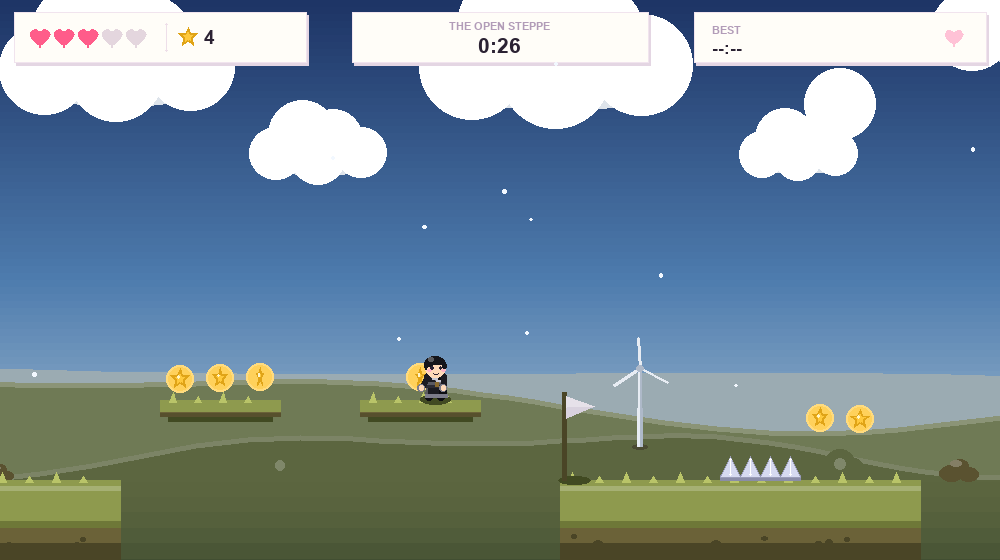
#> input picture assets/screenshots/03_steppe.png, 1000 x 560 px, found by its file name
$ python make_poster.py
#> lines starting #> are read from the running program, lines starting #| are printed output that depends on the picture; after the words box and inside, x2 and y2 are one past the last pixel; in counts of white or black regions, pixels touching at a corner belong together
"""
Development helper (not part of the submitted game)
===================================================

Requires Pillow.  Only used to build the Padlet cover image.

Composes the Padlet cover image out of real in-game renders, so the picture
on the board is genuinely what the program looks like.

    python3 tools/render_preview.py      # produces the shots first
    python3 tools/make_poster.py
"""

import os

from PIL import Image, ImageDraw, ImageFont

SRC = "/tmp/lq_preview"
OUT = os.path.join(os.path.dirname(os.path.dirname(os.path.abspath(__file__))),
                   "assets", "padlet_cover.png")

FONT_BOLD = "/System/Library/Fonts/Supplemental/Arial Bold.ttf"
FONT_REG = "/System/Library/Fonts/Supplemental/Arial.ttf"

W, H = 1200, 780


def gradient(size, top, bottom):
    img = Image.new("RGB", size, top)
    d = ImageDraw.Draw(img)
    t = tuple(int(top[i:i + 2], 16) for i in (1, 3, 5))
    b = tuple(int(bottom[i:i + 2], 16) for i in (1, 3, 5))
    for y in range(size[1]):
        k = y / (size[1] - 1)
        d.line([(0, y), (size[0], y)],
               fill=tuple(int(t[i] + (b[i] - t[i]) * k) for i in range(3)))
    return img


def heart(draw, cx, cy, r, fill):
    import math
    pts = []
    for i in range(48):
        a = 2 * math.pi * i / 48
        x = 16 * math.sin(a) ** 3
        y = 13 * math.cos(a) - 5 * math.cos(2 * a) - 2 * math.cos(3 * a) - math.cos(4 * a)
        pts.append((cx + x * r / 16, cy - y * r / 16))
    draw.polygon(pts, fill=fill)


def card(base, path, box, radius=18):
    """Paste a screenshot with a white frame and a soft shadow."""
    shot = Image.open(path).convert("RGB")
    x, y, w, h = box
    shot = shot.resize((w, h), Image.LANCZOS)

    shadow = Image.new("RGBA", base.size, (0, 0, 0, 0))
    sd = ImageDraw.Draw(shadow)
    sd.rounded_rectangle([x - 4, y + 8, x + w + 4, y + h + 16], radius + 6,
                         fill=(90, 60, 90, 46))
    shadow = shadow.filter(__import__("PIL.ImageFilter", fromlist=["ImageFilter"]).GaussianBlur(10))
    base.alpha_composite(shadow)

    frame = Image.new("RGBA", (w + 16, h + 16), (255, 255, 255, 255))
    mask = Image.new("L", (w + 16, h + 16), 0)
    ImageDraw.Draw(mask).rounded_rectangle([0, 0, w + 15, h + 15], radius + 6, fill=255)
    frame.putalpha(mask)
    base.alpha_composite(frame, (x - 8, y - 8))

    inner = Image.new("RGBA", (w, h), (0, 0, 0, 0))
    imask = Image.new("L", (w, h), 0)
    ImageDraw.Draw(imask).rounded_rectangle([0, 0, w - 1, h - 1], radius, fill=255)
    inner.paste(shot, (0, 0))
    inner.putalpha(imask)
    base.alpha_composite(inner, (x, y))


def main():
    base = gradient((W, H), "#FFE9F2", "#DCEBFF").convert("RGBA")
#> in gradient, `img = Image.new("RGB", size, top)`:
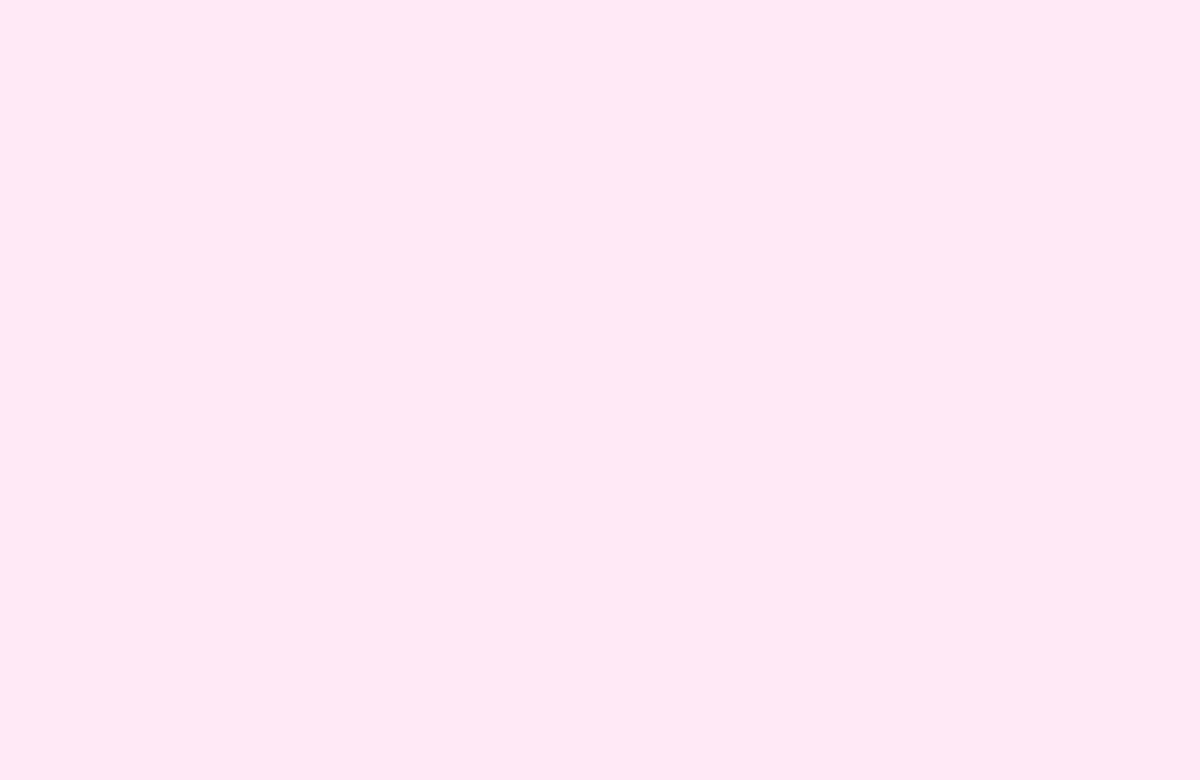
#> img: PIL image 1200x780 RGB; mean R, G, B 255, 233, 242
    d = ImageDraw.Draw(base)

    # floating hearts in the background
    for i, (hx, hy, r) in enumerate(((120, 150, 16), (1080, 120, 13),
                                     (60, 420, 11), (1140, 380, 15),
                                     (180, 700, 12), (1010, 690, 14))):
        heart(d, hx, hy, r, "#FFC2D6")

    title = ImageFont.truetype(FONT_BOLD, 82)
    sub = ImageFont.truetype(FONT_BOLD, 26)
    tag = ImageFont.truetype(FONT_REG, 22)
    small = ImageFont.truetype(FONT_BOLD, 19)

    d.text((W / 2, 92), "LOVE QUEST", font=title, fill="#4A3350", anchor="mm")
    d.text((W / 2, 156), "A  C A S T L E  F O R  T W O", font=sub,
           fill="#A97FA8", anchor="mm")
    d.text((W / 2, 198), "A Python platformer about going the long way round for someone",
           font=tag, fill="#6B5570", anchor="mm")

    card(base, os.path.join(SRC, "03_steppe.png"), (56, 240, 520, 291))
#> in card, shot is the input picture: PIL image 1000x560 RGB; mean R, G, B 117.5, 138.9, 150
#> in card, `shadow = Image.new("RGBA", base.size, (0, 0, 0, 0))`: shadow: PIL image 1200x780 RGBA; every value is 0
#> in card, `shadow = shadow.filter(__import__("PIL.ImageFilter", fromlist=["ImageF..`:
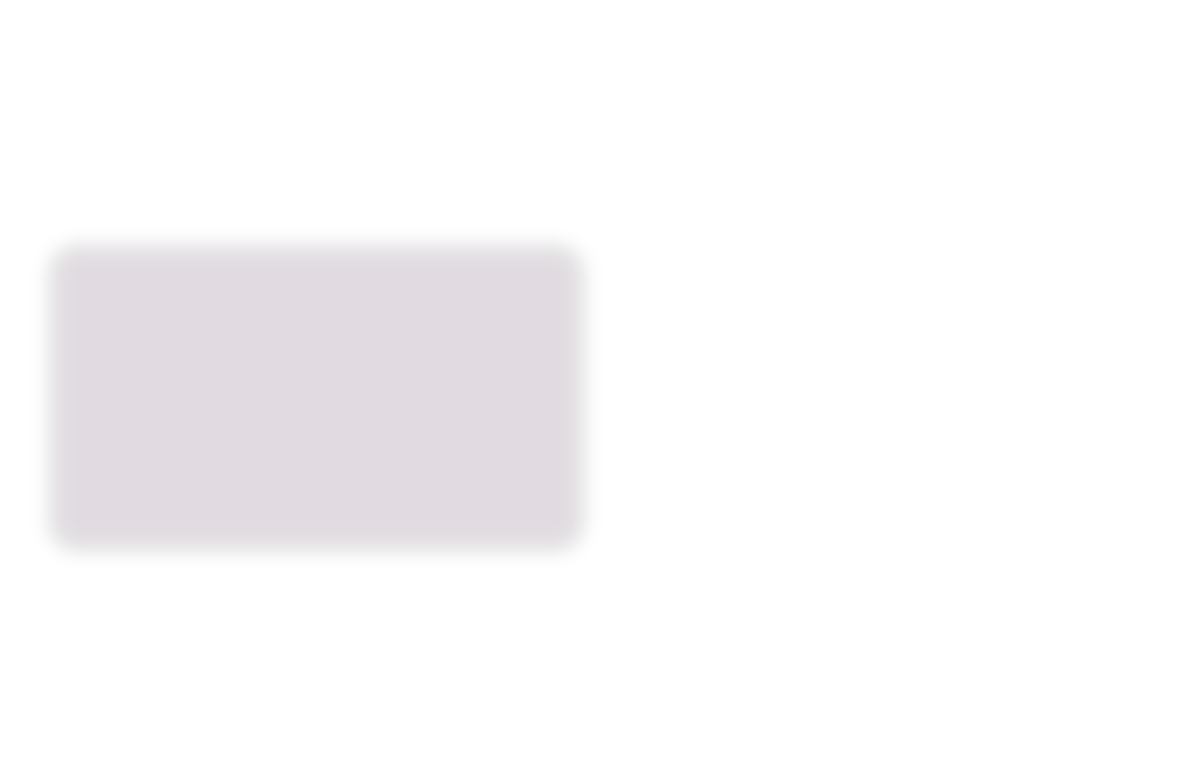
#> shadow: PIL image 1200x780 RGBA; mean R, G, B, A 15.2, 10.1, 15.2, 7.8; transparent parts drawn white
#> in card, `frame = Image.new("RGBA", (w + 16, h + 16), (255, 255, 255, 255))`: frame: PIL image 536x307 RGBA; every value is 255
#> in card, `mask = Image.new("L", (w + 16, h + 16), 0)`: mask: PIL image 536x307 L; every value is 0
#> in card, `ImageDraw.Draw(mask).rounded_rectangle([0, 0, w + 15, h + 15], radius ..`:
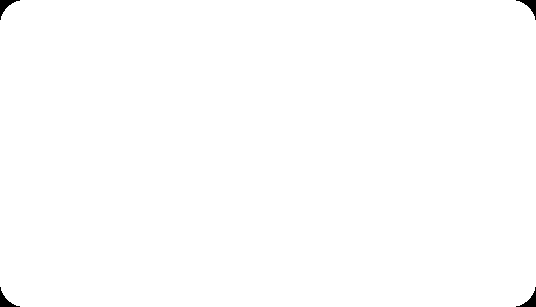
#> mask: PIL image 536x307 L; 99.7% white; 4 black regions, box (x1, y1, x2, y2) and area: (0, 0, 20, 20) 131, (516, 0, 536, 20) 131, (0, 287, 20, 307) 131, (516, 287, 536, 307) 131
#> in card, `inner = Image.new("RGBA", (w, h), (0, 0, 0, 0))`: inner: PIL image 520x291 RGBA; every value is 0
#> in card, `imask = Image.new("L", (w, h), 0)`: imask: PIL image 520x291 L; every value is 0
#> in card, `ImageDraw.Draw(imask).rounded_rectangle([0, 0, w - 1, h - 1], radius, ..`: imask: PIL image 520x291 L; 99.8% white; 4 black regions, box (x1, y1, x2, y2) and area: (0, 0, 14, 14) 74, (506, 0, 520, 14) 74, (0, 277, 14, 291) 74, (506, 277, 520, 291) 74
    card(base, os.path.join(SRC, "09_ending.png"), (620, 240, 520, 291))
#> call 2 of card, with path = '/tmp/lq_preview/09_ending.png', box = (620, 240, 520, 291), radius = 18
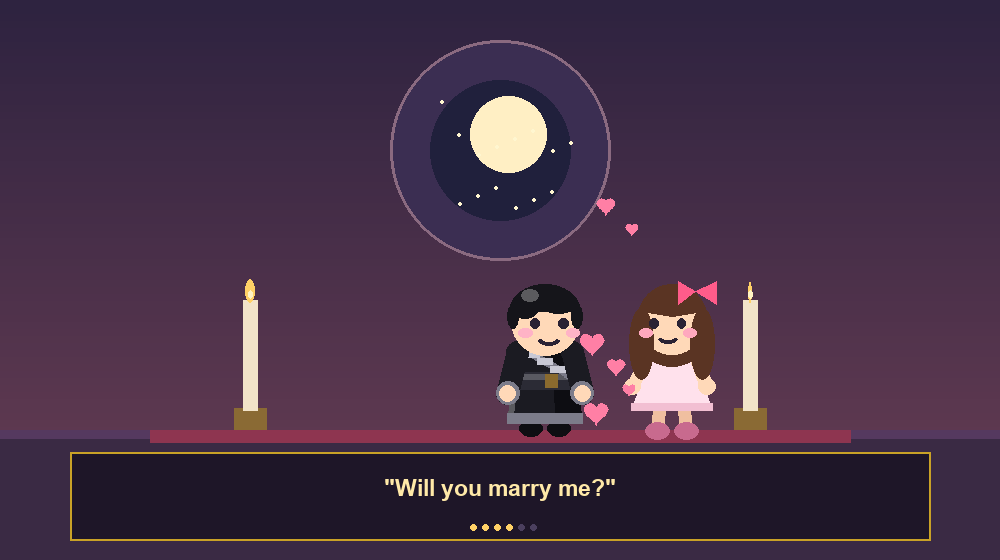
#> input picture assets/screenshots/09_ending.png, 1000 x 560 px, found by its file name
#> in card, shot is the input picture: PIL image 1000x560 RGB; mean R, G, B 70.4, 48.9, 71.1
#> in card (call 2), `shadow = shadow.filter(__import__("PIL.ImageFilter", fromlist=["ImageF..`:
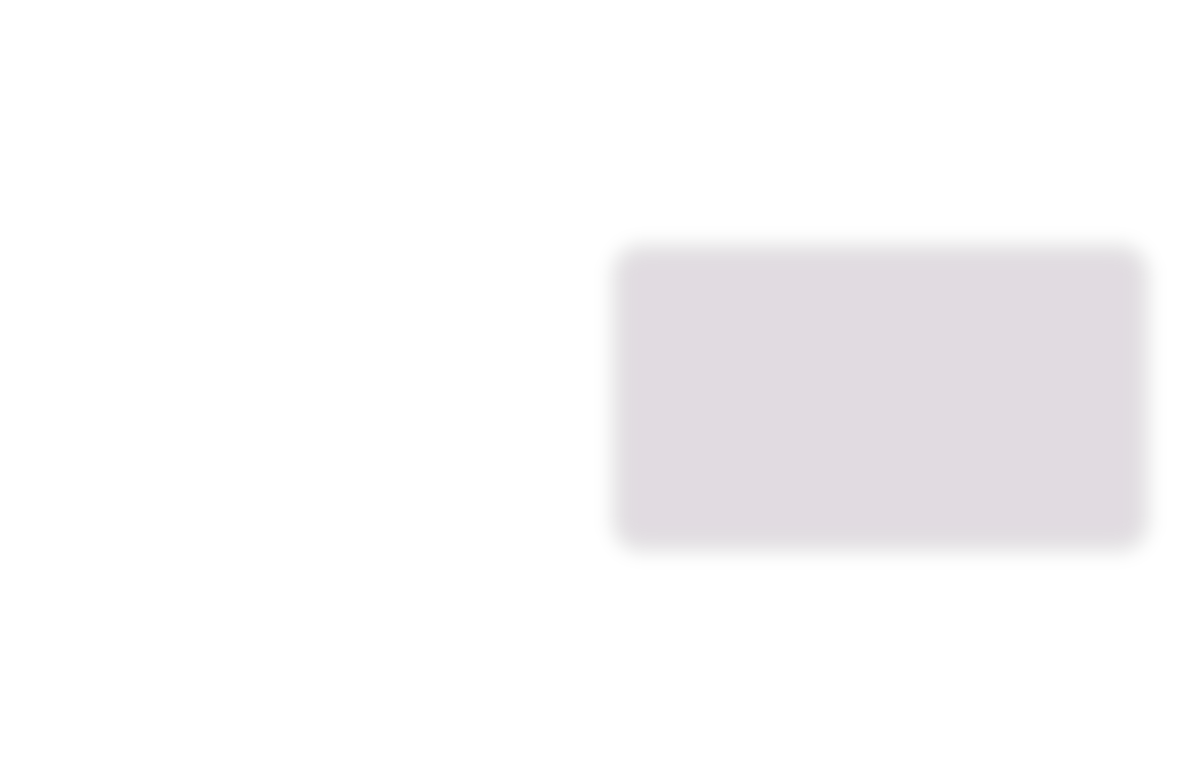
#> shadow: PIL image 1200x780 RGBA; mean R, G, B, A 15.2, 10.1, 15.2, 7.8; transparent parts drawn white

    d.text((312, 566), "three hand-built levels", font=small, fill="#8A6A80",
           anchor="mm")
    d.text((880, 566), "a proposal at the end", font=small, fill="#8A6A80",
           anchor="mm")

    pill = Image.new("RGBA", (760, 54), (0, 0, 0, 0))
#> pill: PIL image 760x54 RGBA; every value is 0
    pd = ImageDraw.Draw(pill)
    pd.rounded_rectangle([0, 0, 759, 53], 26, fill=(255, 255, 255, 235),
                         outline=(240, 215, 228, 255), width=2)
    base.alpha_composite(pill, (220, 610))
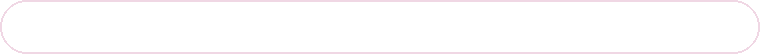
#> pill: PIL image 760x54 RGBA; mean R, G, B, A 249.9, 248, 249, 232.9; transparent parts drawn white
    d.text((600, 637), "Pure Python + tkinter  -  no installs, no assets, no libraries",
           font=small, fill="#7A6480", anchor="mm")

    for i, r in enumerate((11, 14, 11)):
        heart(d, 560 + i * 40, 700, r, "#FF7FA5")

    d.text((W / 2, 736), "COMP9001  -  Final Project", font=tag, fill="#B79BB4",
           anchor="mm")

    os.makedirs(os.path.dirname(OUT), exist_ok=True)
    base.convert("RGB").save(OUT, quality=95)
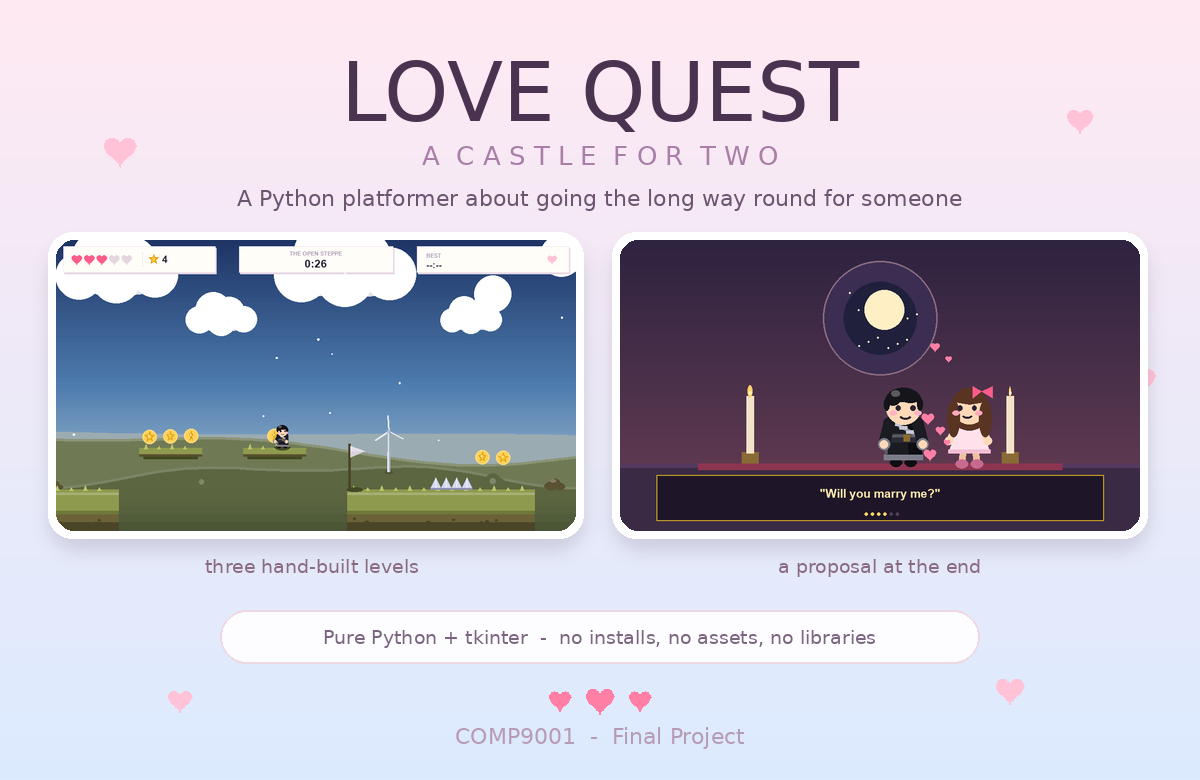
#> saved as padlet_cover.png: PIL image 1200x780 RGB; mean R, G, B 189.1, 185.8, 200.4
    print("saved", OUT, base.size)
#| saved assets/padlet_cover.png (1200, 780)


if __name__ == "__main__":
    main()
